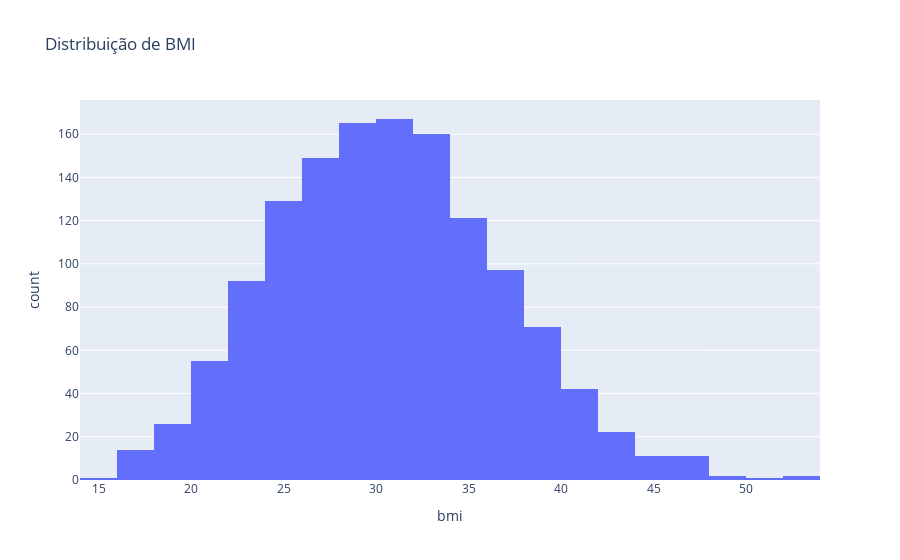

Notebook code for this chart:
### Code cell
fig = px.histogram(df_costs, x='bmi', nbins=30, title='Distribuição de BMI')
fig.show()

### Figure 1 — Plotly figure (JSON) as saved in the notebook; plotly's stock layout.template omitted (floating-point values rounded to 4 significant figures; data arrays with more than 128 entries replaced by an {"elided": "..."} marker saying what was removed)
{"data": [{"alignmentgroup": "True", "bingroup": "x", "hovertemplate": "bmi=%{x}<br>count=%{y}<extra></extra>", "legendgroup": "", "marker": {"color": "#636efa", "pattern": {"shape": ""}}, "name": "", "nbinsx": 30, "offsetgroup": "", "orientation": "v", "showlegend": false, "type": "histogram", "x": {"elided": "1338 float values"}, "xaxis": "x", "yaxis": "y"}], "layout": {"barmode": "relative", "legend": {"tracegroupgap": 0}, "title": {"text": "Distribuição de BMI"}, "xaxis": {"anchor": "y", "domain": [0, 1], "title": {"text": "bmi"}}, "yaxis": {"anchor": "x", "domain": [0, 1], "title": {"text": "count"}}}}
